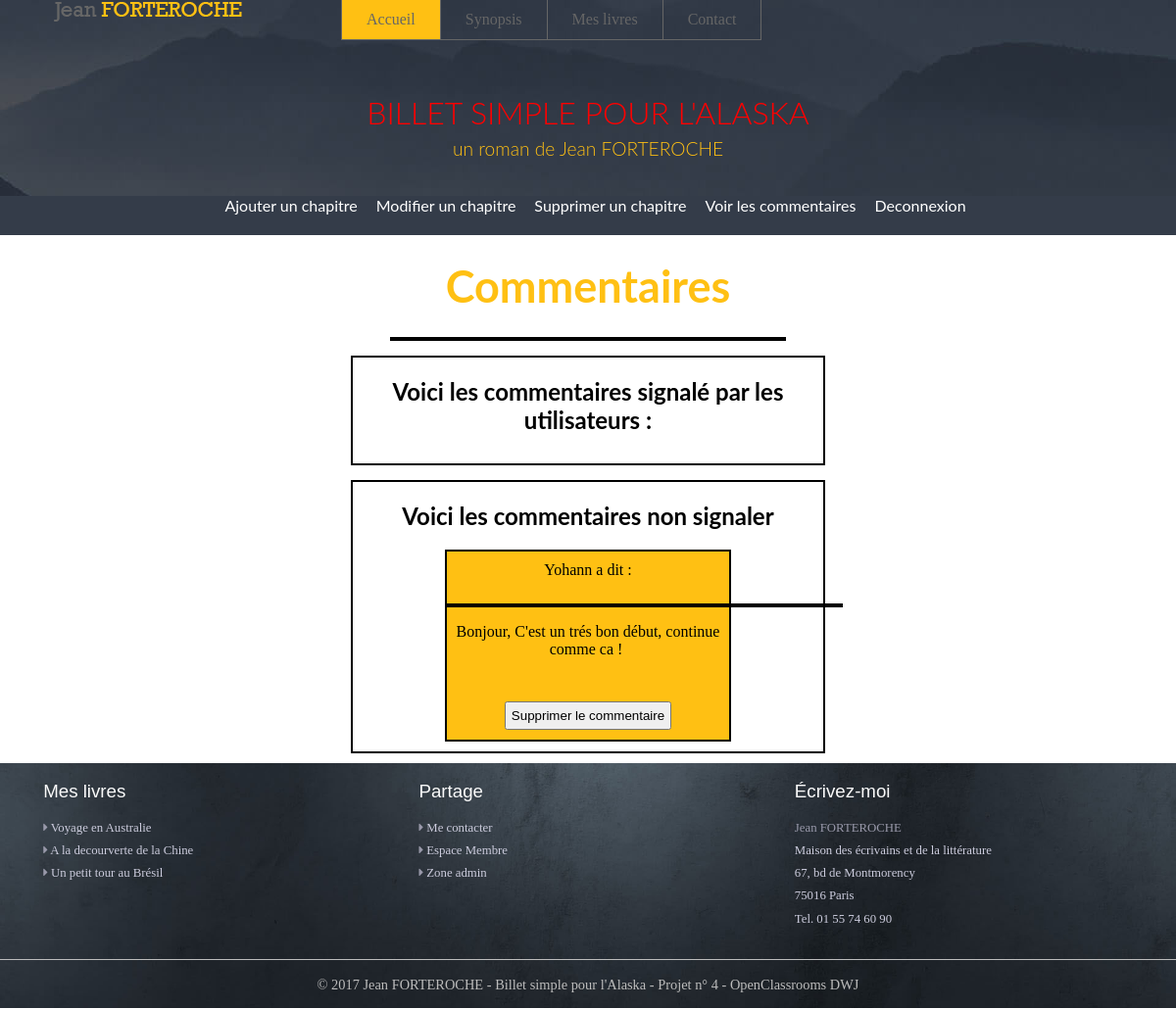
The app's page /index.php?action=VoirCom (signed in) with its own data.
### tables this page shows
CREATE TABLE IF NOT EXISTS `t_commentaire` (
  `COM_ID` int(11) NOT NULL AUTO_INCREMENT,
  `COM_DATE` datetime NOT NULL,
  `COM_AUTEUR` varchar(100) NOT NULL,
  `COM_CONTENU` varchar(200) NOT NULL,
  `CHA_ID` int(11) NOT NULL,
  `COM_SIGNALER` int(11) DEFAULT '0',
  PRIMARY KEY (`COM_ID`),
  KEY `fk_com_cha` (`CHA_ID`)
);

### Controleur/ControleurAdmin.php (called while the page is built, shortened)
<?php
require_once 'Modele/Modele.php';
require_once 'Modele/Admin.php';
class ControleurAdmin {
    private $admin;
    public function __construct() {
        $this->admin = new admin();
    }
public function VoirCommentaire()  {
    $CommentaireSignaler  = $this->admin->AfficherCommentaireSignaler();
    $CommentaireNonSignaler  = $this->admin->AfficherCommentaireNonSignaler();
    $vue = new Vue("VoirCom");
    $vue->generer(array(
    'ListeCommentaires' => $CommentaireSignaler,
    'ListeCommentairesNonSignaler' => $CommentaireNonSignaler
    ));
}
}

### index.php (called while the page is built, shortened)
<?php
$routeur = new Routeur();
$routeur->routerRequete();

### Modele/Modele.php (called while the page is built)
<?php
abstract class Modele {
    private $bdd;
    protected function executerRequete($sql, $params = null) {
        if ($params == null) {
            $resultat = $this->getBdd()->query($sql);
        }
        else {
            $resultat = $this->getBdd()->prepare($sql);
            $resultat->execute($params);
        }
        return $resultat;
    }
    private function getBdd() {
        if ($this->bdd == null) {
    $this->bdd = new PDO('mysql:host=localhost;dbname=chapitre;charset=utf8',
   'root', '',
    array(PDO::ATTR_ERRMODE => PDO::ERRMODE_EXCEPTION));
        }
        return $this->bdd;
    }
}

### Modele/Admin.php (called while the page is built, shortened)
<?php
require_once 'Modele/Modele.php';
class admin extends Modele {
public function AfficherCommentaireNonSignaler() {
  $sql = ' SELECT *    FROM T_COMMENTAIRE WHERE COM_SIGNALER=0    ';
  $CommentaireNonSignaler = $this->executerRequete($sql);
  return $CommentaireNonSignaler->fetchAll();
}
}

### Vue/VueVoirCom.php (the view, shortened to what this page needs)
<nav id="navAdmin">
              <a href="index.php?action=admin"  class="LienNav">Ajouter un chapitre</a>
              <a href="index.php?action=ModifChapitre"  class="LienNav">Modifier un chapitre</a>
              <a href="index.php?action=SuprChapitre"  class="LienNav">Supprimer un chapitre</a>
              <a href="index.php?action=VoirCom"  class="LienNav">Voir les commentaires</a>
              <a href="index.php?action=Deconnexion"  class="LienNav">Deconnexion</a>
      </nav>
<h2 class="TitrePage" > Commentaires </h2>
<hr>
      <div id="ContenerDivSignaler1">
      <h2> Voici les commentaires signalé par les utilisateurs : </h2>
     </div>
     <div id="ContenerDivSignaler2">
     <h2> Voici les commentaires non signaler</h2>
          <?php foreach ($ListeCommentairesNonSignaler as $CommentaireNonSignaler): ?>
              <div id="ComSignaler">
                  <?= $CommentaireNonSignaler['COM_AUTEUR'] ?> a dit :<br/><hr>  <?= $CommentaireNonSignaler['COM_CONTENU'] ?> <br/>
                      <form method="post" action="index.php?action=SupprimerCommentaire">
                      <input type="submit" value="Supprimer le commentaire" class="bouton_signaler" />
                      </form>
              </div>
          <?php endforeach; ?>
     </div>

### Contenu/css/style.css (style rules this page uses)
body { background :white ; margin: 0 ; }
a { text-decoration:none; color : black }
h2 { text-align: center ; font-family:Baskerville, Lato, "Palatino Linotype", Palatino, "Century Schoolbook L", "Times New Roman", serif; }
nav { margin:0 auto; height:40px; }
#navAdmin { text-align: center ; vertical-align: center ; z-index: 0 ; background-color: #343c49; margin-top: -30px ; }
.LienNav { Color : white ; font-family:Baskerville, Lato, "Palatino Linotype", Palatino, "Century Schoolbook L", "Times New Roman", serif; padding-left: 15px ; }
hr { width: 400px ; height: 0px ; border : 2px black solid ; margin-top: 25px ; margin-bottom: 15px ; }
#ComSignaler { border : 2px black solid ; width: 60% ; height: auto ; text-align: center ; margin : auto ; margin-top: 10px ; padding-top: 10px ; background-color: #ffc013 ; }
#ContenerDivSignaler1 { margin : auto ; border : 2px black solid ; padding-bottom: 10px ; margin-bottom: 10px ; margin-top: 15px ; width: 40% ; }
#ContenerDivSignaler2 { margin : auto ; border : 2px black solid ; padding-bottom: 10px ; margin-bottom: 10px ; margin-top: 15px ; width: 40% ; }
.TitrePage { text-align: center ; margin : auto ; font-size: 45px ; font-weight: bold ; font-family:Baskerville, Lato, "Palatino Linotype", Palatino, "Century Schoolbook L", "Times New Roman", serif; margin-bottom: 25px ; margin-top: 25px ; color : #ffc013 ; }
.bouton_signaler { text-align: center ; padding: 5px ; margin-bottom: 10px ; margin-top: 10px ; }

### records on screen
t_commentaire: COM_AUTEUR "Yohann", COM_CONTENU "Bonjour, C'est un trés bon début, continue comme ca !"
